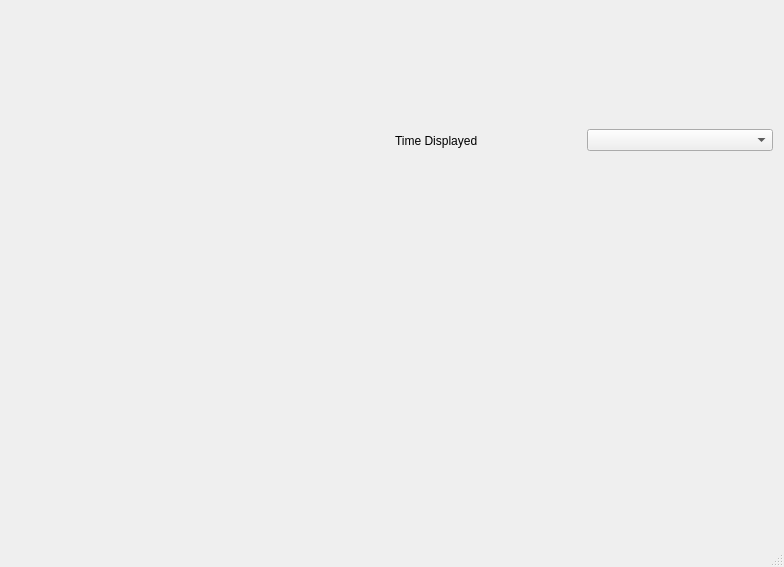
<?xml version="1.0" encoding="UTF-8"?>
<ui version="4.0">
 <class>MainWindow</class>
 <widget class="QMainWindow" name="MainWindow">
  <property name="geometry">
   <rect>
    <x>0</x>
    <y>0</y>
    <width>784</width>
    <height>567</height>
   </rect>
  </property>
  <property name="windowTitle">
   <string>QCustomPlot plot examples</string>
  </property>
  <widget class="QWidget" name="layout">
   <layout class="QGridLayout" name="gridLayout_2">
    <item row="1" column="1">
     <widget class="QCustomPlot" name="customPlotTimeBarGraph" native="true">
      <property name="sizePolicy">
       <sizepolicy hsizetype="Expanding" vsizetype="Expanding">
        <horstretch>0</horstretch>
        <verstretch>0</verstretch>
       </sizepolicy>
      </property>
     </widget>
    </item>
    <item row="0" column="0">
     <widget class="QCustomPlot" name="customPlotScatterAverage" native="true">
      <property name="sizePolicy">
       <sizepolicy hsizetype="Expanding" vsizetype="Expanding">
        <horstretch>0</horstretch>
        <verstretch>0</verstretch>
       </sizepolicy>
      </property>
     </widget>
    </item>
    <item row="1" column="0">
     <widget class="QCustomPlot" name="customPlotColorMap" native="true">
      <property name="sizePolicy">
       <sizepolicy hsizetype="Expanding" vsizetype="Expanding">
        <horstretch>0</horstretch>
        <verstretch>0</verstretch>
       </sizepolicy>
      </property>
     </widget>
    </item>
    <item row="0" column="1">
     <layout class="QHBoxLayout" name="horizontalLayout">
      <item>
       <widget class="QLabel" name="labelTime">
        <property name="text">
         <string>Time Displayed</string>
        </property>
       </widget>
      </item>
      <item>
       <widget class="QComboBox" name="comboBoxTime"/>
      </item>
     </layout>
    </item>
   </layout>
  </widget>
  <widget class="QStatusBar" name="statusBar"/>
 </widget>
 <layoutdefault spacing="6" margin="11"/>
 <customwidgets>
  <customwidget>
   <class>QCustomPlot</class>
   <extends>QWidget</extends>
   <header>../simulator/include/qcustomplot.h</header>
   <container>1</container>
  </customwidget>
 </customwidgets>
 <resources/>
 <connections/>
</ui>
